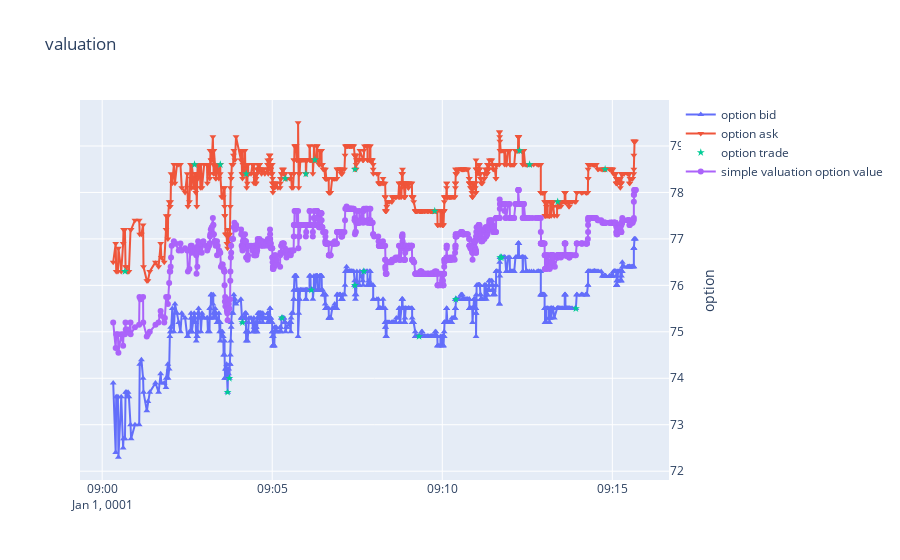

Notebook source saved alongside this figure:
### Markdown cell above
### 4.2 Plotting the Valuation

Call `plot_valuations` on your result visualize your valuation strategy. It has a few optional arguments:
    
- `include_futures` and `include_option` control whether we include the futures and option data in the plot. For the moment we set this to `include_futures = False` and `include_option = True` as we don't have a futures valuation (yet).
- `count` sets the maximum number of points to plot. The data is being downsampled to this value. Setting `count = 1000` renders the plot reasonably quickly.
- `start_time` and `end_time` select the time slice to plot.

### Code cell
result.plot_valuations(include_futures=False, include_option=True, count=1000, start_time=dt.time(9, 0, 0), end_time=dt.time(17, 30, 0))

### Figure 1 — Plotly figure (JSON) as saved in the notebook; plotly's stock layout.template omitted (floating-point values rounded to 4 significant figures; data arrays with more than 128 entries replaced by an {"elided": "..."} marker saying what was removed)
{"data": [{"marker": {"symbol": "triangle-up"}, "mode": "lines+markers", "name": "option bid", "type": "scatter", "x": {"elided": "1017 str values"}, "y": {"elided": "1017 float values"}, "yaxis": "y2"}, {"marker": {"symbol": "triangle-down"}, "mode": "lines+markers", "name": "option ask", "type": "scatter", "x": {"elided": "1017 str values"}, "y": {"elided": "1017 float values"}, "yaxis": "y2"}, {"marker": {"symbol": "star"}, "mode": "markers", "name": "option trade", "type": "scatter", "x": ["0001-01-01T09:00:40.180978", "0001-01-01T09:02:42.902467", "0001-01-01T09:03:28.364418", "0001-01-01T09:03:41.255251", "0001-01-01T09:03:44.328913", "0001-01-01T09:04:07.443160", "0001-01-01T09:04:14.119086", "0001-01-01T09:05:17.256137", "0001-01-01T09:05:22.948095", "0001-01-01T09:05:59.246158", "0001-01-01T09:06:09.158489", "0001-01-01T09:06:15.239468", "0001-01-01T09:07:25.756274", "0001-01-01T09:07:25.919993", "0001-01-01T09:07:41.630221", "0001-01-01T09:09:19.045588", "0001-01-01T09:09:46.678597", "0001-01-01T09:10:23.909377", "0001-01-01T09:11:42.122327", "0001-01-01T09:11:44.486260", "0001-01-01T09:12:16.293226", "0001-01-01T09:12:33.989397", "0001-01-01T09:13:23.595228", "0001-01-01T09:13:55.644794", "0001-01-01T09:14:47.256827"], "y": [76.3, 78.6, 78.6, 73.7, 74, 75.2, 78.4, 75.3, 78.3, 78.4, 75.9, 78.7, 76, 78.5, 76.3, 74.9, 77.6, 75.7, 76.6, 76.6, 78.9, 78.6, 77.8, 75.5, 78.5], "yaxis": "y2"}, {"marker": {"symbol": "circle"}, "mode": "lines+markers", "name": "simple valuation option value", "type": "scatter", "x": {"elided": "1022 str values"}, "y": {"elided": "1022 float values"}, "yaxis": "y2"}], "layout": {"title": {"text": "valuation"}, "yaxis": {"title": {"text": "futures"}}, "yaxis2": {"anchor": "x", "overlaying": "y", "side": "right", "title": {"text": "option"}}}}
